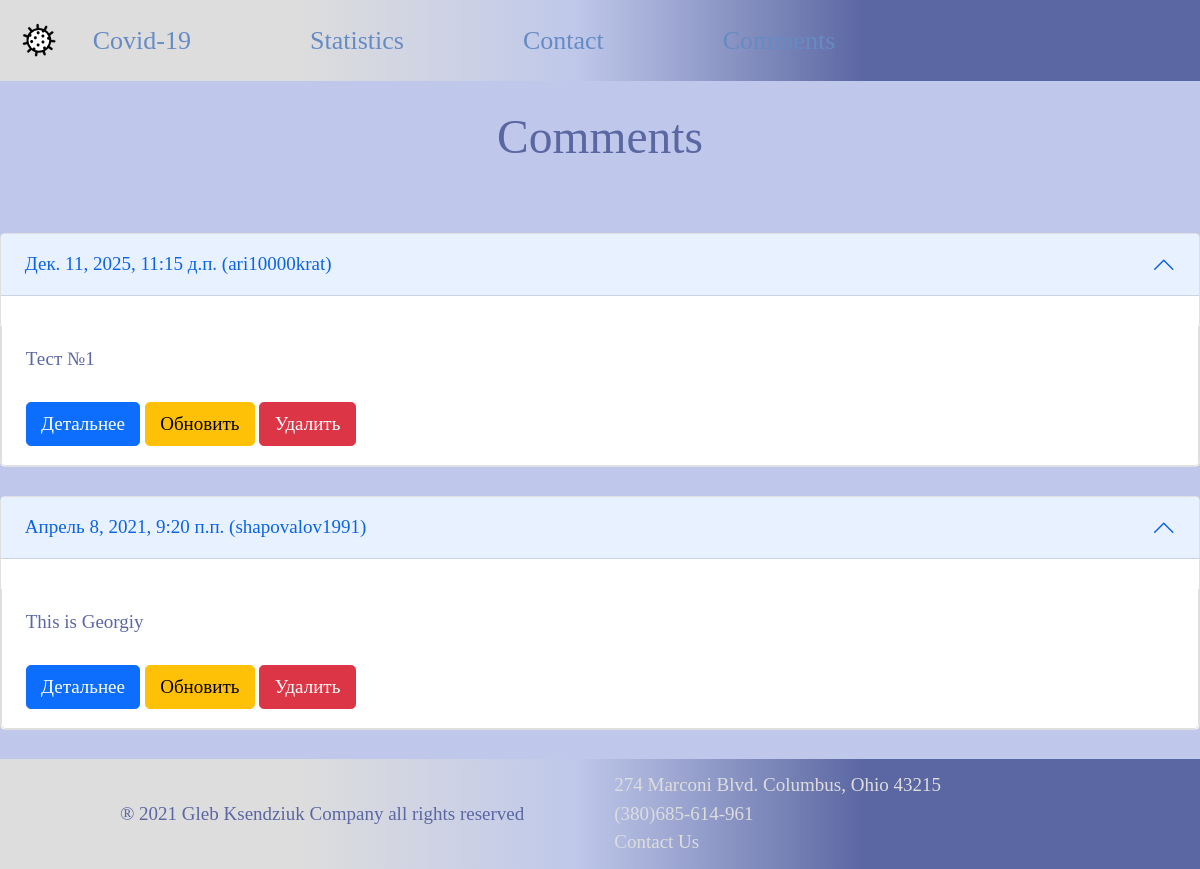
Page /comments/ on the earlier database version.
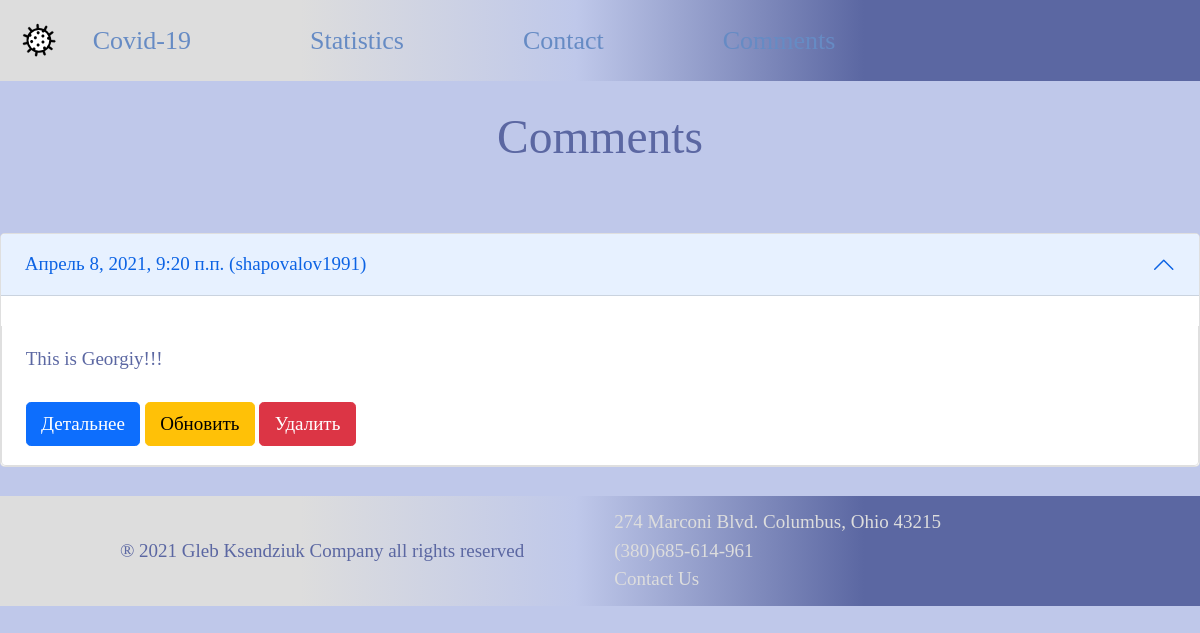
Same page on the later database version.
### covid/models.py (models this page shows, shortened)
class Article(models.Model):
    first_name = models.CharField('Имя', max_length=50)
    last_name = models.CharField('Фамилия', max_length=70)
    username = models.CharField('Псевдоним', max_length=50)
    city = models.CharField('Город', max_length=70)
    state = models.CharField('Штат', max_length=50)
    zip = models.CharField('Zip-code', max_length=50)
    comment = models.TextField('Комментарий')
    date = models.DateTimeField('Дата комментария')
    class Meta:
        verbose_name = 'Комментарий'
        verbose_name_plural = 'Комментарии'

### covid/views.py (the view)
# urls.py: path('comments/',views.comments,name='comments'),
def comments(request):
    comments = Article.objects.order_by('-date')
    return render(request, 'covid/comments.html', {'comments': comments})

### covid/templates/covid/comments.html (shortened to what this page needs)
{% extends 'covid/base.html' %}
{% block body %}
    <br>
    <h1 style='text-align:center'>Comments</h1>
    <br>
    <br>
        {%for el in comments%}
        <div class="accordion" id="accordionExample">
            <div class="accordion-item">
            <h2 class="accordion-header" >
                <button class="accordion-button" type="button" data-bs-toggle="collapse" data-bs-target="#collapseOne" aria-expanded="true" aria-controls="collapseOne">
                    {{el.date}} ({{el.username}})
                </button>
            </h2>
            <div id="collapseOne" class="accordion-collapse collapse show" aria-labelledby="headingOne" data-bs-parent="#accordionExample">
                <div class="accordion-body">
                    {{el.comment}}
                    <br>
                    <br>
                    <a href="{% url 'comments_detail' el.id %}" class='btn btn-primary'>Детальнее</a>
                    <a href="{% url 'commencts_update' el.id %}" class='btn btn-warning'>Обновить</a>
                    <a href="{% url 'commencts_delete' el.id %}" class='btn btn-danger'>Удалить</a>
                </div>
            </div>
            </div>
        </div>
        <br>
        {%endfor%}
{% endblock body %}

Differences in the rows shown:
removed Article: date "Дек. 11, 2025, 11:15 д.п.", username "ari10000krat", comment "Тест №1"
changed Article "shapovalov1991": comment "This is Georgiy" → "This is Georgiy!!!"
